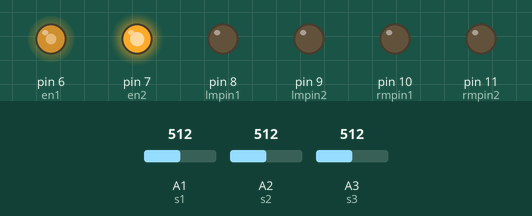
A sketch run on a simulated Arduino Uno, built with avr-gcc and run on an emulated ATmega328P. Shown: output pins drawn as LEDs (lit = HIGH). The inputs (shaded band) are chosen by the test bench; at power-on: A1 (s1) = 512, A2 (s2) = 512, A3 (s3) = 512.

Above: at 1.2 s.
1.3 s: A1 (s1) set to 209
2.8 s: A1 (s1) set to 182
At 4.0 s:
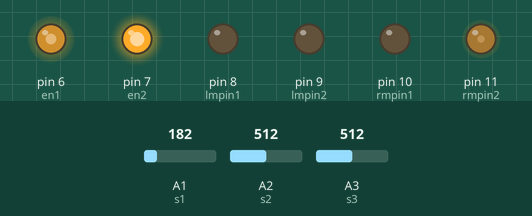
4.3 s: A2 (s2) set to 190
At 5.4 s:
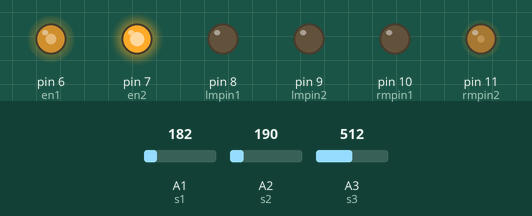
5.8 s: A1 (s1) set to 210
At 7.0 s:
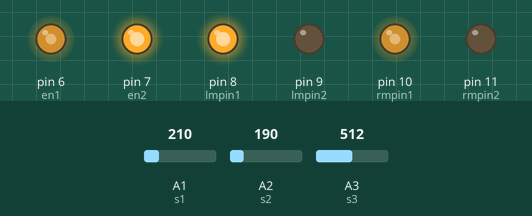
7.3 s: A3 (s3) set to 212
8.8 s: A3 (s3) set to 184
At 10.0 s:
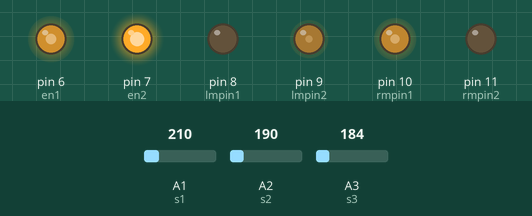
Timing chart, 0 to 11.3 s (numbered marks = the images above; inputs shaded):
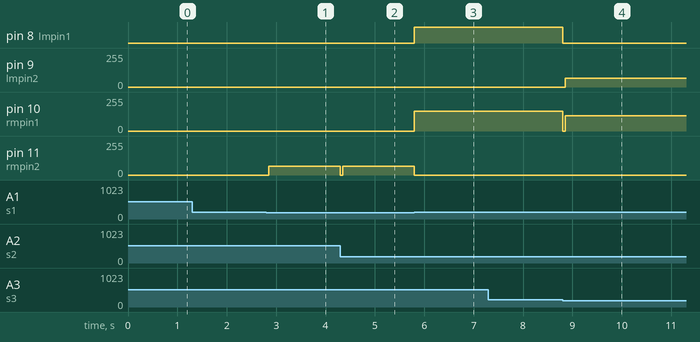

Measured:
- the behaviour switches between 201 and 200 on A1 (s1) (found by bisection; images 0 and 1)
- the behaviour switches between 201 and 200 on A3 (s3) (found by bisection; images 3 and 4)
- after the input at 1.3 s, every drawn part: stays the same
- after the input at 2.8 s, pin 11 (rmpin2): 0/255 → 65/255 after 0.05 s
- after the input at 4.3 s, pin 11 (rmpin2): 65/255 → 0/255 at once, → 65/255 0.05 s later
- after the input at 5.8 s, pin 8 (lmpin1): LOW → HIGH at once; pin 10 (rmpin1): 0/255 → 150/255 at once; pin 11 (rmpin2): 65/255 → 0/255 at once
- after the input at 7.3 s, every drawn part: stays the same
- after the input at 8.8 s, pin 8 (lmpin1): HIGH → LOW at once; pin 9 (lmpin2): 0/255 → 65/255 after 0.05 s; pin 10 (rmpin1): 150/255 → 115/255 at once

The sketch:

lfr_ldr_test_v1.0.ino
```cpp
int s0 = A0;
int s1 = A1;
int s2 = A2;
int s3 = A3;
int s4 = A4;

int lmpin1 = 8;
int lmpin2 = 9;
int rmpin1 = 10;
int rmpin2 = 11;
int en1 = 6;
int en2 = 7;

int threshold = 200;
int Status;
int previousStatus = 0;

void setup()
{
  pinMode(s0, INPUT);
  pinMode(s1, INPUT);
  pinMode(s2, INPUT);
  pinMode(s3, INPUT);
  pinMode(s4, INPUT);
  pinMode(lmpin1, OUTPUT);
  pinMode(lmpin2, OUTPUT);
  pinMode(rmpin1, OUTPUT);
  pinMode(rmpin2, OUTPUT);
  pinMode(en1, OUTPUT);
  pinMode(en2, OUTPUT);
  analogWrite(en1 , 150 );
  analogWrite(en2 , 150 );

}

void loop()
{
  //(analogRead(A0)>threshold) ?s0=1 :s0=0;
  (analogRead(A1)>threshold) ?s1=1 :s1=0;
  (analogRead(A2)>threshold) ?s2=1 :s2=0;
  (analogRead(A3)>threshold) ?s3=1 :s3=0;
  //(analogRead(A4)>threshold) ?s4=1 :s4=0;


  Status = (s1*4 + s2*2 + s3*1);
  if(Status!=previousStatus)
  {
    switch(Status)
    {
      case 0 : // do as it is
               break;

      case 1 : turnLeft();
               break;

      case 2 : // do as it is
               break;

      case 3 : turnLeft();
               break;

      case 4 : turnRight();
               break;

      case 5 : goStraight();
               break;

      case 6 : turnRight();
               break;

      case 7 : Stop();
               break;
    }
    previousStatus = Status;
  }
}

void turnRight()
{
  Stop();
  delay(50);
  analogWrite(rmpin1 , 115);
  digitalWrite(rmpin2 , LOW);
  analogWrite(lmpin2 , 65);
  digitalWrite(lmpin1 , LOW);
}

void goStraight()
{
  analogWrite(lmpin1 , 150);
  digitalWrite(lmpin2 , LOW);
  analogWrite(rmpin1 , 150);
  digitalWrite(rmpin2 , LOW);
}

void turnLeft()
{
  Stop();
  delay(50);
  analogWrite(rmpin2 , 65);
  digitalWrite(rmpin1 , LOW);
  analogWrite(lmpin1 ,115);
  digitalWrite(lmpin2 , LOW);
}

void Stop()
{
  digitalWrite(lmpin1 , LOW);
  digitalWrite(lmpin2 , LOW);
  digitalWrite(rmpin2 , LOW);
  digitalWrite(rmpin1 , LOW);
}
```
